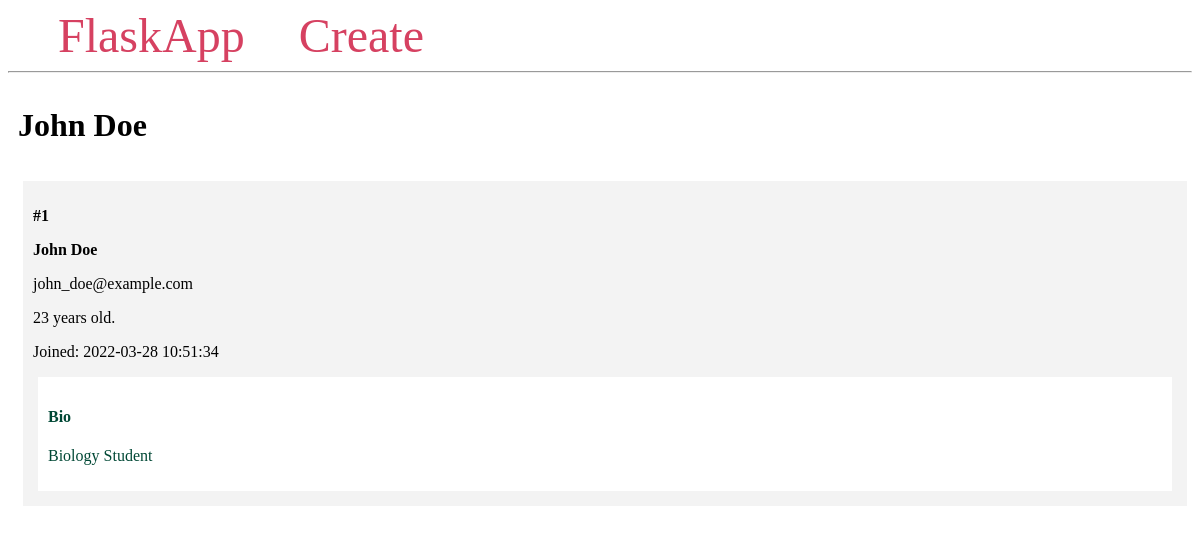
/1/, run on the app's committed database.
### app.py (models this page shows, shortened)
class Student(db.Model):
    id = db.Column(db.Integer, primary_key = True)
    first_name = db.Column(db.String(100), nullable = False)
    last_name = db.Column(db.String(100), nullable = False)
    email = db.Column(db.String(100), unique = True, nullable = False)
    age = db.Column(db.Integer, nullable = False)
    created_at = db.Column(db.DateTime(timezone = True), server_default = func.now())
    bio = db.Column(db.Text)

### app.py (the view)
@app.route('/<int:student_id>/')
def student(student_id):
    student = Student.query.get_or_404(student_id)
    return render_template('student.html', student = student)

### templates/student.html
{% extends 'base.html' %}
{% block content %}
    <span class="title">
        <h1>{% block title %} {{ student.first_name }} {{ student.last_name }}{% endblock %}</h1>
    </span>
    <div class="content">
            <div class="student">
                <p><b>#{{ student.id }}</b></p>
                <b>
                    <p class="name">{{ student.first_name }} {{ student.last_name }}</p>
                </b>
                <p>{{ student.email }}</p>
                <p>{{ student.age }} years old.</p>
                <p>Joined: {{ student.created_at }}</p>
                <div class="bio">
                    <h4>Bio</h4>
                    <p>{{ student.bio }}</p>
                </div>
            </div>
    </div>
{% endblock %}

### templates/base.html (style rules this page uses)
.title { margin: 5px; }
.content { margin: 5px; width: 100%; display: flex; flex-direction: row; flex-wrap: wrap; }
.student { flex: 20%; padding: 10px; margin: 5px; background-color: #f3f3f3; inline-size: 100%; }
.bio { padding: 10px; margin: 5px; background-color: #ffffff; color: #004835; }

### data on the page
Student: first_name "John", last_name "Doe", id "1", email "john_doe@example.com", age "23", created_at "2022-03-28 10:51:34", bio "Biology Student"
